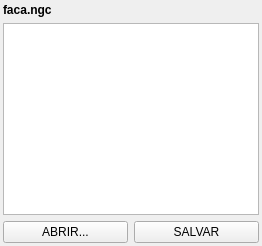
             <widget class="QWidget" name="tab_editor">
              <attribute name="title">
               <string>EDITOR</string>
              </attribute>
              <layout class="QVBoxLayout" name="lay_editor">
               <property name="leftMargin">
                <number>3</number>
               </property>
               <property name="topMargin">
                <number>3</number>
               </property>
               <property name="rightMargin">
                <number>3</number>
               </property>
               <property name="bottomMargin">
                <number>3</number>
               </property>
               <item>
                <widget class="QLabel" name="lbl_program_name2">
                 <property name="font">
                  <font>
                   <weight>75</weight>
                   <bold>true</bold>
                  </font>
                 </property>
                 <property name="text">
                  <string>faca.ngc</string>
                 </property>
                </widget>
               </item>
               <item>
                <widget class="QPlainTextEdit" name="txt_editor"/>
               </item>
               <item>
                <layout class="QHBoxLayout" name="lay_editor_buttons">
                 <item>
                  <widget class="QPushButton" name="btn_open_program_edit">
                   <property name="text">
                    <string>ABRIR...</string>
                   </property>
                  </widget>
                 </item>
                 <item>
                  <widget class="QPushButton" name="btn_editor_save">
                   <property name="text">
                    <string>SALVAR</string>
                   </property>
                  </widget>
                 </item>
                </layout>
               </item>
              </layout>
             </widget>
